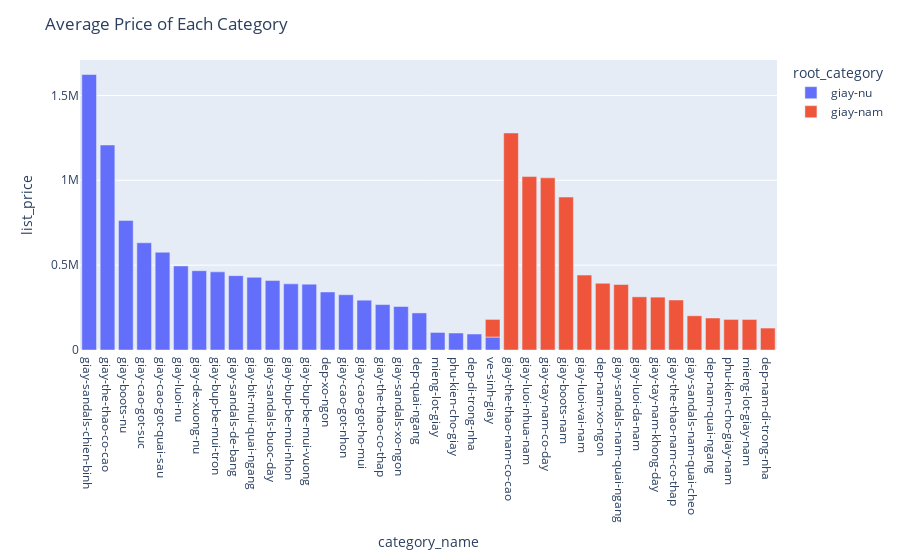

Write notebook code for a chart like this one.
### Markdown cell above
We can see in the overview chart comparing men's and women' shoes that women's shoes dominates in most counting because the women's product id is much higher than men's id

### Code cell
avg_price_df = concat_df.groupby(['category_name', 'root_category'])['list_price'].mean().reset_index()
avg_price_df = avg_price_df.sort_values(by='list_price',ascending=False)

fig = px.bar(avg_price_df, x='category_name', y='list_price', color='root_category')
fig.update_layout(title='Average Price of Each Category')
fig.show()

### Figure 1 — Plotly figure (JSON) as saved in the notebook; plotly's stock layout.template omitted (floating-point values rounded to 4 significant figures)
{"data": [{"alignmentgroup": "True", "hovertemplate": "root_category=giay-nu<br>category_name=%{x}<br>list_price=%{y}<extra></extra>", "legendgroup": "giay-nu", "marker": {"color": "#636efa", "pattern": {"shape": ""}}, "name": "giay-nu", "offsetgroup": "giay-nu", "orientation": "v", "showlegend": true, "textposition": "auto", "type": "bar", "x": ["giay-sandals-chien-binh", "giay-the-thao-co-cao", "giay-boots-nu", "giay-cao-got-suc", "giay-cao-got-quai-sau", "giay-luoi-nu", "giay-de-xuong-nu", "giay-bup-be-mui-tron", "giay-sandals-de-bang", "giay-bit-mui-quai-ngang", "giay-sandals-buoc-day", "giay-bup-be-mui-nhon", "giay-bup-be-mui-vuong", "dep-xo-ngon", "giay-cao-got-nhon", "giay-cao-got-ho-mui", "giay-the-thao-co-thap", "giay-sandals-xo-ngon", "dep-quai-ngang", "mieng-lot-giay", "phu-kien-cho-giay", "dep-di-trong-nha", "ve-sinh-giay"], "xaxis": "x", "y": [1623000.0, 1208000.0, 762700.0, 631800.0, 576100.0, 495400.0, 467200.0, 460400.0, 438100.0, 428400.0, 409300.0, 389700.0, 388100.0, 341900.0, 325700.0, 293500.0, 267600.0, 256300.0, 218400.0, 103400.0, 100200.0, 94200.0, 76410.0], "yaxis": "y"}, {"alignmentgroup": "True", "hovertemplate": "root_category=giay-nam<br>category_name=%{x}<br>list_price=%{y}<extra></extra>", "legendgroup": "giay-nam", "marker": {"color": "#EF553B", "pattern": {"shape": ""}}, "name": "giay-nam", "offsetgroup": "giay-nam", "orientation": "v", "showlegend": true, "textposition": "auto", "type": "bar", "x": ["giay-the-thao-nam-co-cao", "giay-luoi-nhua-nam", "giay-tay-nam-co-day", "giay-boots-nam", "giay-luoi-vai-nam", "dep-nam-xo-ngon", "giay-sandals-nam-quai-ngang", "giay-luoi-da-nam", "giay-tay-nam-khong-day", "giay-the-thao-nam-co-thap", "giay-sandals-nam-quai-cheo", "dep-nam-quai-ngang", "phu-kien-cho-giay-nam", "mieng-lot-giay-nam", "dep-nam-di-trong-nha", "ve-sinh-giay"], "xaxis": "x", "y": [1279000.0, 1022000.0, 1014000.0, 901200.0, 441400.0, 393000.0, 386000.0, 313300.0, 311500.0, 294700.0, 201700.0, 188500.0, 180200.0, 180000.0, 129300.0, 103900.0], "yaxis": "y"}], "layout": {"barmode": "relative", "legend": {"title": {"text": "root_category"}, "tracegroupgap": 0}, "margin": {"t": 60}, "title": {"text": "Average Price of Each Category"}, "xaxis": {"anchor": "y", "domain": [0, 1], "title": {"text": "category_name"}}, "yaxis": {"anchor": "x", "domain": [0, 1], "title": {"text": "list_price"}}}}
